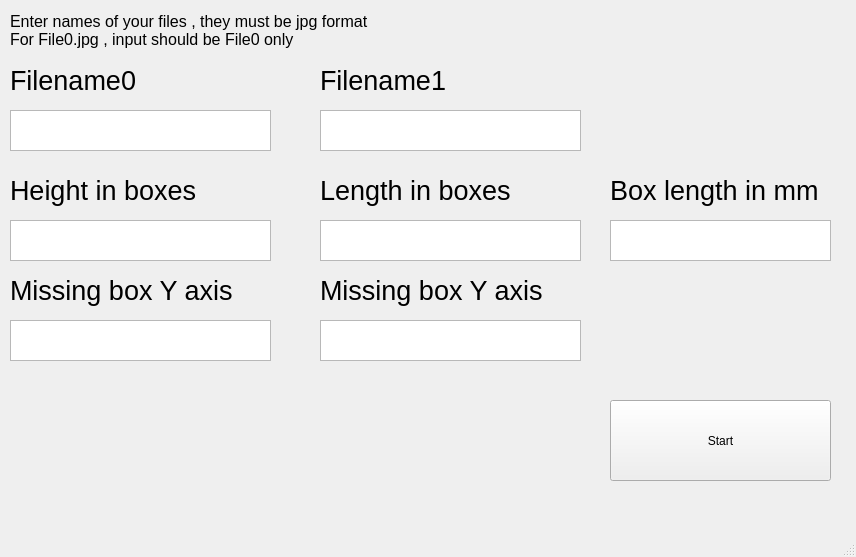
<?xml version="1.0" encoding="UTF-8"?>
<ui version="4.0">
 <class>MainWindow</class>
 <widget class="QMainWindow" name="MainWindow">
  <property name="geometry">
   <rect>
    <x>0</x>
    <y>0</y>
    <width>856</width>
    <height>557</height>
   </rect>
  </property>
  <property name="windowTitle">
   <string>MainWindow</string>
  </property>
  <widget class="QWidget" name="centralwidget">
   <widget class="QLabel" name="filename1">
    <property name="geometry">
     <rect>
      <x>10</x>
      <y>60</y>
      <width>141</width>
      <height>41</height>
     </rect>
    </property>
    <property name="font">
     <font>
      <pointsize>20</pointsize>
     </font>
    </property>
    <property name="text">
     <string>Filename0</string>
    </property>
   </widget>
   <widget class="QTextEdit" name="u_File0">
    <property name="geometry">
     <rect>
      <x>10</x>
      <y>110</y>
      <width>261</width>
      <height>41</height>
     </rect>
    </property>
   </widget>
   <widget class="QTextEdit" name="u_File1">
    <property name="geometry">
     <rect>
      <x>320</x>
      <y>110</y>
      <width>261</width>
      <height>41</height>
     </rect>
    </property>
   </widget>
   <widget class="QLabel" name="filename1_2">
    <property name="geometry">
     <rect>
      <x>320</x>
      <y>60</y>
      <width>141</width>
      <height>41</height>
     </rect>
    </property>
    <property name="font">
     <font>
      <pointsize>20</pointsize>
     </font>
    </property>
    <property name="text">
     <string>Filename1 </string>
    </property>
   </widget>
   <widget class="QLabel" name="label">
    <property name="geometry">
     <rect>
      <x>10</x>
      <y>10</y>
      <width>551</width>
      <height>41</height>
     </rect>
    </property>
    <property name="font">
     <font>
      <pointsize>12</pointsize>
     </font>
    </property>
    <property name="text">
     <string>Enter names of your files , they must be jpg format 
For File0.jpg , input should be File0 only</string>
    </property>
   </widget>
   <widget class="QTextEdit" name="u_Height">
    <property name="geometry">
     <rect>
      <x>10</x>
      <y>220</y>
      <width>261</width>
      <height>41</height>
     </rect>
    </property>
   </widget>
   <widget class="QLabel" name="filename1_3">
    <property name="geometry">
     <rect>
      <x>10</x>
      <y>170</y>
      <width>251</width>
      <height>41</height>
     </rect>
    </property>
    <property name="font">
     <font>
      <pointsize>20</pointsize>
     </font>
    </property>
    <property name="text">
     <string>Height in boxes</string>
    </property>
   </widget>
   <widget class="QTextEdit" name="u_Length">
    <property name="geometry">
     <rect>
      <x>320</x>
      <y>220</y>
      <width>261</width>
      <height>41</height>
     </rect>
    </property>
   </widget>
   <widget class="QLabel" name="filename1_4">
    <property name="geometry">
     <rect>
      <x>320</x>
      <y>170</y>
      <width>251</width>
      <height>41</height>
     </rect>
    </property>
    <property name="font">
     <font>
      <pointsize>20</pointsize>
     </font>
    </property>
    <property name="text">
     <string>Length in boxes</string>
    </property>
   </widget>
   <widget class="QLabel" name="filename1_5">
    <property name="geometry">
     <rect>
      <x>610</x>
      <y>170</y>
      <width>221</width>
      <height>41</height>
     </rect>
    </property>
    <property name="font">
     <font>
      <pointsize>20</pointsize>
     </font>
    </property>
    <property name="text">
     <string>Box length in mm</string>
    </property>
   </widget>
   <widget class="QTextEdit" name="u_PerBox">
    <property name="geometry">
     <rect>
      <x>610</x>
      <y>220</y>
      <width>221</width>
      <height>41</height>
     </rect>
    </property>
   </widget>
   <widget class="QTextEdit" name="u_OffsetY">
    <property name="geometry">
     <rect>
      <x>10</x>
      <y>320</y>
      <width>261</width>
      <height>41</height>
     </rect>
    </property>
   </widget>
   <widget class="QLabel" name="u_OffsetY2">
    <property name="geometry">
     <rect>
      <x>10</x>
      <y>270</y>
      <width>251</width>
      <height>41</height>
     </rect>
    </property>
    <property name="font">
     <font>
      <pointsize>20</pointsize>
     </font>
    </property>
    <property name="text">
     <string>Missing box Y axis</string>
    </property>
   </widget>
   <widget class="QTextEdit" name="u_OffsetX">
    <property name="geometry">
     <rect>
      <x>320</x>
      <y>320</y>
      <width>261</width>
      <height>41</height>
     </rect>
    </property>
   </widget>
   <widget class="QLabel" name="u_OffsetY_2">
    <property name="geometry">
     <rect>
      <x>320</x>
      <y>270</y>
      <width>251</width>
      <height>41</height>
     </rect>
    </property>
    <property name="font">
     <font>
      <pointsize>20</pointsize>
     </font>
    </property>
    <property name="text">
     <string>Missing box Y axis</string>
    </property>
   </widget>
   <widget class="QPushButton" name="pushButton">
    <property name="geometry">
     <rect>
      <x>610</x>
      <y>400</y>
      <width>221</width>
      <height>81</height>
     </rect>
    </property>
    <property name="text">
     <string>Start</string>
    </property>
   </widget>
  </widget>
  <widget class="QMenuBar" name="menubar">
   <property name="geometry">
    <rect>
     <x>0</x>
     <y>0</y>
     <width>856</width>
     <height>21</height>
    </rect>
   </property>
  </widget>
  <widget class="QStatusBar" name="statusbar"/>
 </widget>
 <resources/>
 <connections/>
</ui>
